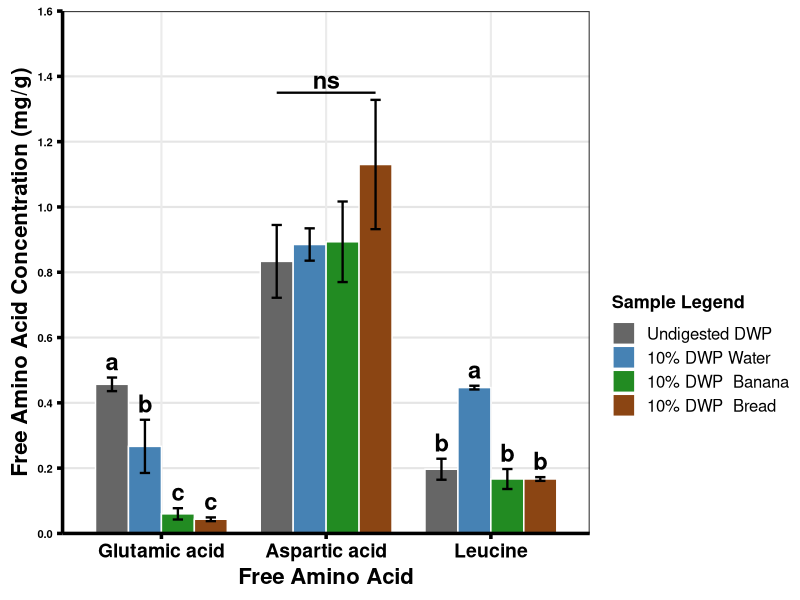
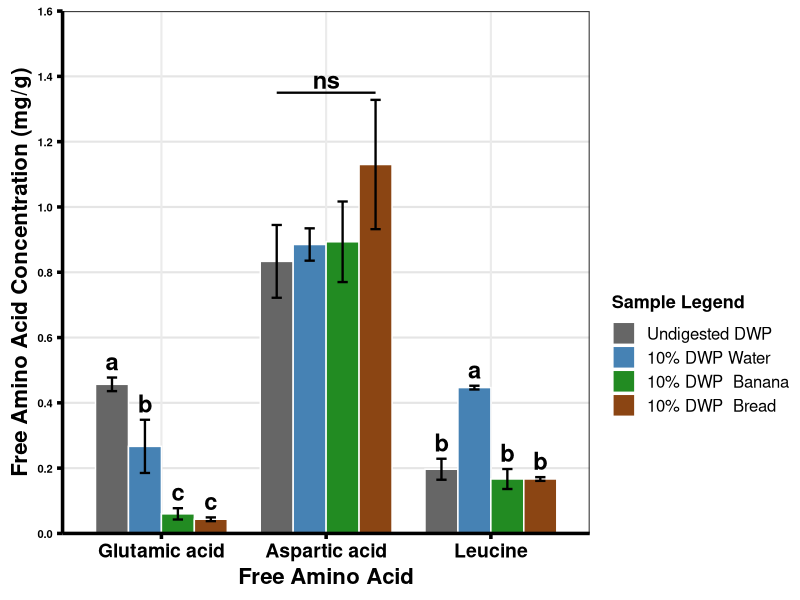
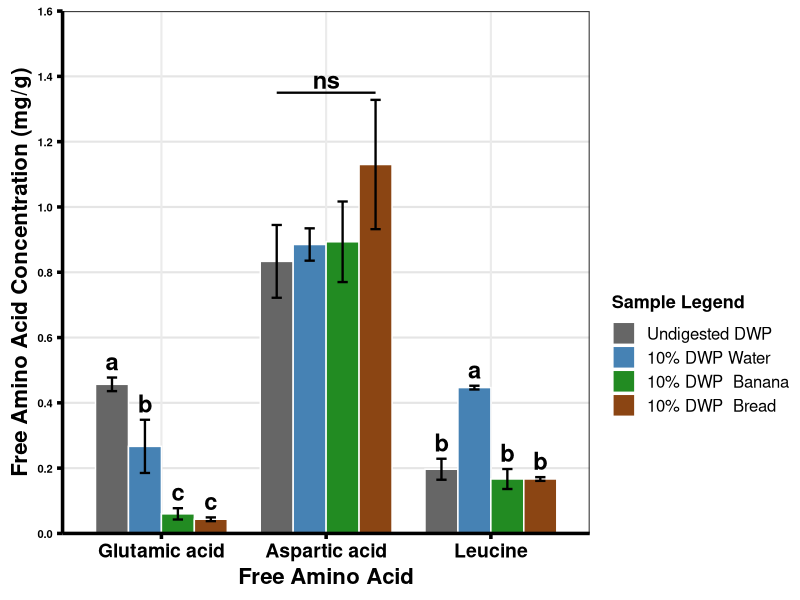
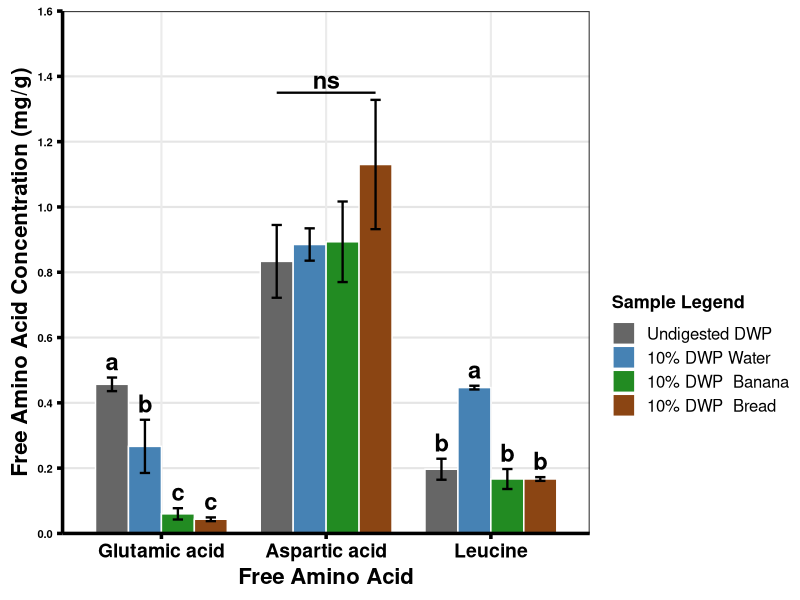

These charts were generated, in order, by the following R code:
# =====================================================================
# Free amino acid release from Lemna minor duckweed after in vitro digestion
# Statistics (One-way ANOVA + Tukey HSD)
# Conference Poster Version (Portrait)
# =====================================================================

library(tidyverse)
library(broom)
library(multcompView)

# ---------------------------------------------------------------------
# 1. Data
# ---------------------------------------------------------------------

codes <- c("ND", "W", "Bn", "Br")

labels <- c(
  ND = "Undigested DWP",
  W = "10% DWP Water",
  Bn = "10% DWP  Banana",
  Br = "10% DWP  Bread"
)

cols <- c(
  ND = "grey40",
  W = "steelblue",
  Bn = "forestgreen",
  Br = "saddlebrown"
)

dat <- tribble(
  ~amino_acid, ~treatment, ~r1, ~r2, ~r3,
  
  "Glutamic acid", "ND", 0.44, 0.45, 0.48,
  "Glutamic acid", "W", 0.23, 0.21, 0.36,
  "Glutamic acid", "Bn", 0.05, 0.05, 0.08,
  "Glutamic acid", "Br", 0.04, 0.04, 0.05,
  
  "Aspartic acid", "ND", 0.96, 0.75, 0.79,
  "Aspartic acid", "W", 0.85, NA, 0.92,
  "Aspartic acid", "Bn", 0.86, 1.03, 0.79,
  "Aspartic acid", "Br", 0.99, NA, 1.27,
  
  "Leucine", "ND", 0.22, 0.16, 0.21,
  "Leucine", "W", 0.45, 0.45, 0.44,
  "Leucine", "Bn", 0.16, 0.20, 0.14,
  "Leucine", "Br", 0.17, 0.16, 0.17
) |>
  pivot_longer(
    r1:r3,
    names_to = "replicate",
    values_to = "conc"
  ) |>
  dplyr::filter(!is.na(conc)) |>
  mutate(
    amino_acid = factor(
      amino_acid,
      levels = c(
        "Glutamic acid",
        "Aspartic acid",
        "Leucine"
      )
    ),
    treatment = factor(
      treatment,
      levels = codes
    )
  )

# ---------------------------------------------------------------------
# 2. Summary statistics
# ---------------------------------------------------------------------

summ <- dat |>
  group_by(amino_acid, treatment) |>
  summarise(
    n = n(),
    mean = mean(conc),
    sd = sd(conc),
    ymax = mean + sd,
    .groups = "drop"
  )

print(summ, n = Inf)

# ---------------------------------------------------------------------
# 3. Levene Test
# ---------------------------------------------------------------------

levene_tbl <- dat |>
  group_by(amino_acid) |>
  summarise(
    levene_p = car::leveneTest(conc ~ treatment)$`Pr(>F)`[1],
    .groups = "drop"
  )

print(levene_tbl)

# ---------------------------------------------------------------------
# 4. ANOVA
# ---------------------------------------------------------------------

anova_tbl <- dat |>
  group_by(amino_acid) |>
  group_modify(~{
    
    fit <- aov(conc ~ treatment, data = .x)
    
    broom::tidy(fit) |>
      dplyr::filter(term == "treatment") |>
      dplyr::select(df, statistic, p.value)
    
  }) |>
  ungroup()

print(anova_tbl)

# ---------------------------------------------------------------------
# 5. Tukey HSD
# ---------------------------------------------------------------------

tukey_tbl <- dat |>
  group_by(amino_acid) |>
  group_modify(~{
    
    fit <- aov(conc ~ treatment, data = .x)
    
    as_tibble(
      TukeyHSD(fit)$treatment,
      rownames = "comparison"
    )
    
  }) |>
  ungroup()

print(tukey_tbl, n = Inf)

# ---------------------------------------------------------------------
# 6. Compact Letter Display
# ---------------------------------------------------------------------

letters_tbl <- dat |>
  group_by(amino_acid) |>
  group_modify(~{
    
    fit <- aov(conc ~ treatment, data = .x)
    
    let <- multcompLetters4(
      fit,
      TukeyHSD(fit)
    )$treatment$Letters
    
    tibble(
      treatment = names(let),
      letter = unname(let)
    )
    
  }) |>
  ungroup() |>
  mutate(
    treatment = factor(
      treatment,
      levels = codes
    )
  )

plot_summ <- left_join(
  summ,
  letters_tbl,
  by = c("amino_acid", "treatment")
)

# ---------------------------------------------------------------------
# 7. Percent Change Relative to Water
# ---------------------------------------------------------------------

pct_tbl <- summ |>
  dplyr::select(amino_acid, treatment, mean) |>
  pivot_wider(
    names_from = treatment,
    values_from = mean
  ) |>
  mutate(
    across(
      c(ND, Bn, Br),
      ~ round(100 * (.x - W) / W, 1),
      .names = "pct_{.col}_vs_W"
    )
  )

print(pct_tbl)

# ---------------------------------------------------------------------
# 8. Plot
# ---------------------------------------------------------------------

dodge <- position_dodge(width = 0.8)

p <- ggplot(
  plot_summ,
  aes(
    x = amino_acid,
    y = mean,
    fill = treatment
  )
) +
  
  geom_col(
    position = dodge,
    width = 0.8,
    colour = "white"
  ) +
  
  geom_errorbar(
    aes(
      ymin = mean - sd,
      ymax = mean + sd
    ),
    position = dodge,
    width = 0.25,
    linewidth = 0.8
  ) +
  
  geom_text(
    data = dplyr::filter(
      plot_summ,
      amino_acid != "Aspartic acid"
    ),
    aes(
      y = ymax + 0.05,
      label = letter
    ),
    position = dodge,
    fontface = "bold",
    size = 6
  ) +
  
  annotate(
    "segment",
    x = 1.7,
    xend = 2.3,
    y = 1.35,
    yend = 1.35,
    linewidth = 0.8
  ) +
  
  annotate(
    "text",
    x = 2,
    y = 1.39,
    label = "ns",
    fontface = "bold",
    size = 6
  ) +
  
  scale_fill_manual(
    values = cols,
    labels = labels,
    name = "Sample Legend"
  ) +
  
  scale_y_continuous(
    limits = c(0, 1.6),
    breaks = seq(0, 1.6, 0.2),
    expand = c(0, 0)
  ) +
  
  labs(
    x = "Free Amino Acid",
    y = "Free Amino Acid Concentration (mg/g)"
  ) +
  
  theme_bw(base_size = 16) +
  
  theme(
    legend.position = "right",
    legend.box = "vertical",
    legend.margin = margin(t = 120),
    
    legend.title = element_text(
      size = 13,
      face = "bold"
    ),
    
    legend.text = element_text(
      size = 12
    ),
    
    axis.text.x = element_text(
      size = 14,
      face = "bold",
      colour = "black"
    ),
    
    axis.text.y = element_text(
      size = 8,
      face = "bold",
      colour = "black"
    ),
    
    axis.title.x = element_text(
      size = 16,
      face = "bold"
    ),
    
    axis.title.y = element_text(
      size = 16,
      face = "bold"
    ),
    
    axis.line = element_line(
      colour = "black",
      linewidth = 1.2
    ),
    
    axis.ticks = element_line(
      colour = "black",
      linewidth = 1.2
    ),
    
    panel.grid.major.y = element_line(
      colour = "grey90"
    ),
    
    panel.grid.minor = element_blank()
  )

print(p)

# ---------------------------------------------------------------------
# 9. Export (Portrait)
# ---------------------------------------------------------------------

ggsave(
  "Free_Amino_Acids_Portrait_Poster.png",
  p,
  width = 7,
  height = 9,
  dpi = 600,
  bg = "white"
)

ggsave(
  "Free_Amino_Acids_Portrait_Poster.pdf",
  p,
  width = 7,
  height = 9
)

if (requireNamespace("svglite", quietly = TRUE)) {
  ggsave(
    "Free_Amino_Acids_Portrait_Poster.svg",
    p,
    width = 7,
    height = 9
  )
}

# ---------------------------------------------------------------------
# 10. Save statistics
# ---------------------------------------------------------------------

write_csv(anova_tbl, "anova_results.csv")
write_csv(tukey_tbl, "tukey_results.csv")
write_csv(plot_summ, "summary_means_sd_letters.csv")
